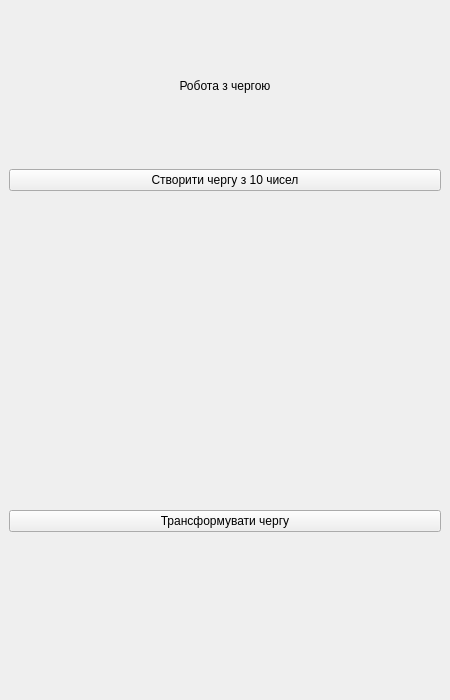
<?xml version="1.0" encoding="UTF-8"?>
<ui version="4.0">
 <class>MainWindow</class>
 <widget class="QMainWindow" name="MainWindow">
  <property name="geometry">
   <rect>
    <x>0</x>
    <y>0</y>
    <width>450</width>
    <height>700</height>
   </rect>
  </property>
  <property name="windowTitle">
   <string>MainWindow</string>
  </property>
  <widget class="QWidget" name="centralwidget">
   <layout class="QVBoxLayout" name="verticalLayout" stretch="1,1,2,1,1">
    <item>
     <widget class="QLabel" name="title">
      <property name="text">
       <string>Робота з чергою</string>
      </property>
      <property name="alignment">
       <set>Qt::AlignmentFlag::AlignCenter</set>
      </property>
     </widget>
    </item>
    <item>
     <widget class="QPushButton" name="pushButton_create_queue">
      <property name="text">
       <string>Створити чергу з 10 чисел</string>
      </property>
     </widget>
    </item>
    <item>
     <widget class="QLabel" name="label_queue_result">
      <property name="text">
       <string/>
      </property>
      <property name="alignment">
       <set>Qt::AlignmentFlag::AlignCenter</set>
      </property>
     </widget>
    </item>
    <item>
     <widget class="QPushButton" name="pushButton_process_queue">
      <property name="text">
       <string>Трансформувати чергу</string>
      </property>
     </widget>
    </item>
    <item>
     <widget class="QLabel" name="label_status">
      <property name="text">
       <string/>
      </property>
     </widget>
    </item>
   </layout>
  </widget>
 </widget>
 <resources/>
 <connections/>
</ui>
